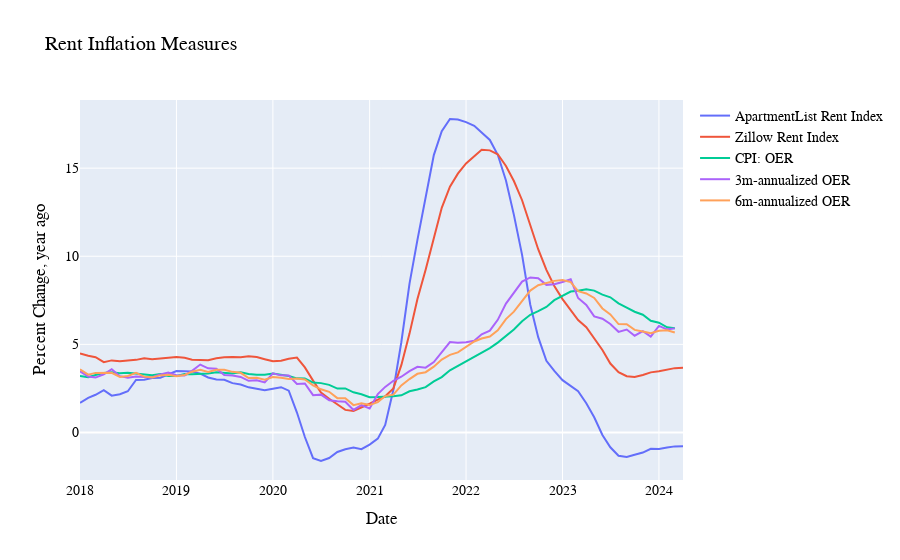

Here is the notebook cell this chart was saved with:
### Code cell
fig_rent = go.Figure()
for col in alt_rent_yoy.columns:
    fig_rent.add_trace(go.Scatter(
        x=alt_rent_yoy.index,
        y=alt_rent_yoy[col],
        name=col
    ))

fig_rent.update_layout(
    title='Rent Inflation Measures',
    xaxis_title='Date',
    yaxis_title='Percent Change, year ago',
    font=dict(
    family="Times New Roman", 
    size=14,                   
    color="black"             
)
)
fig_rent.show()
